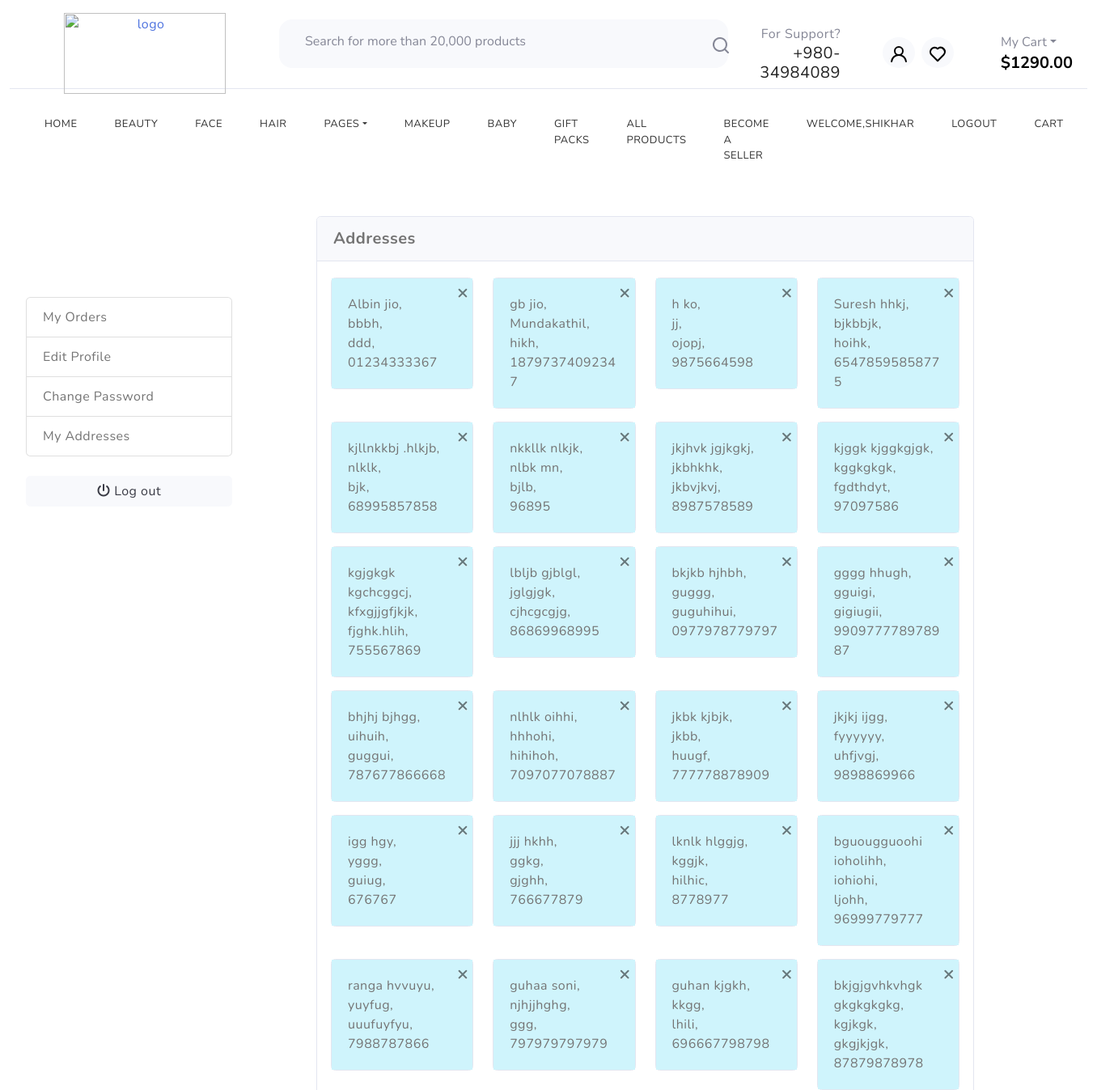
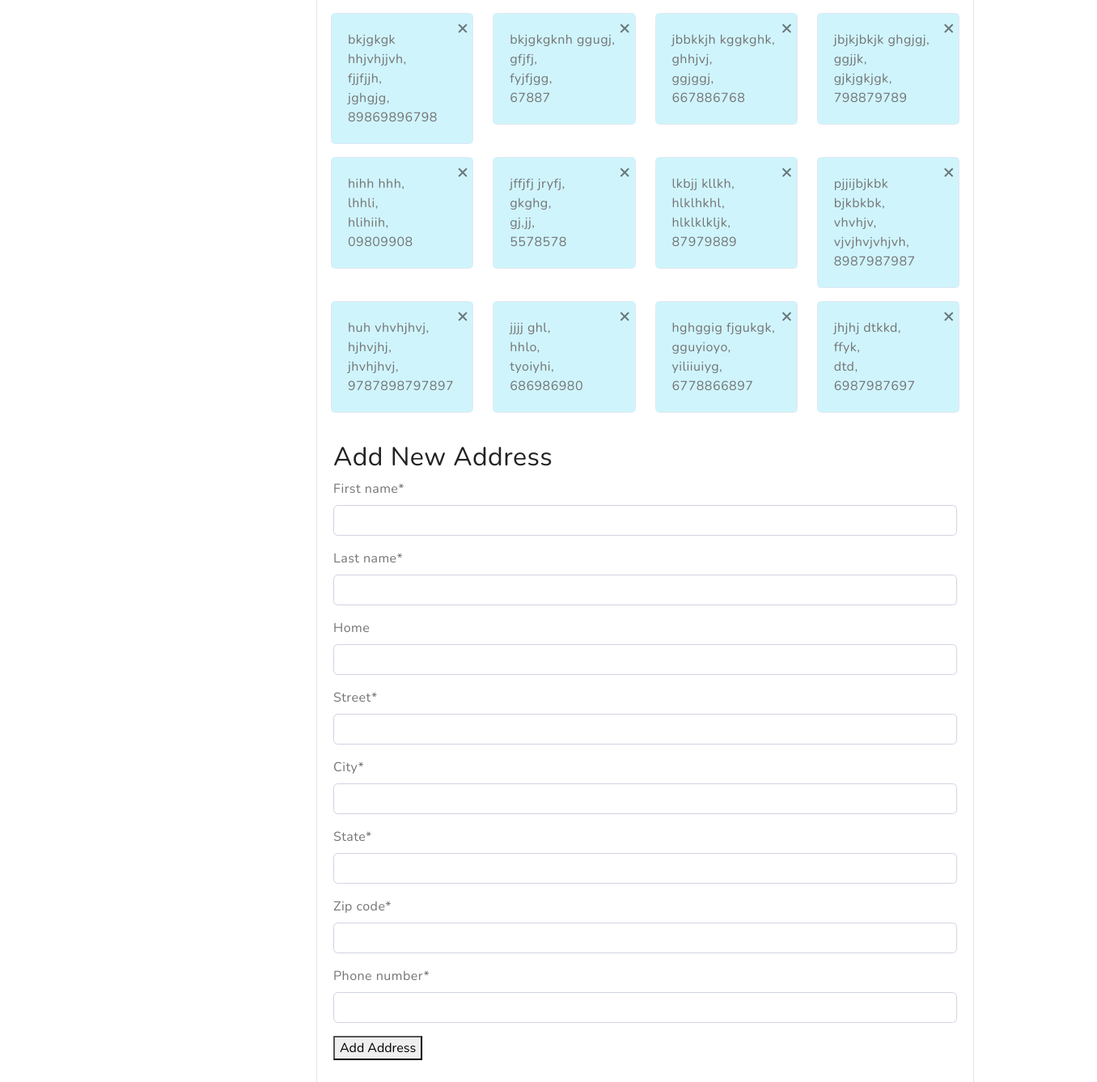
The app's page /address/ (signed in) with its own data (2 pictures, top to bottom).
### Home/models.py (models this page shows, shortened)
class CustomUser(AbstractUser):
    is_customer = models.BooleanField(default=False)
    is_seller = models.BooleanField(default=False)
    class Meta:
        unique_together = ('username', 'email')

class Address(models.Model):
    user = models.ForeignKey(CustomUser, on_delete=models.CASCADE)
    first_name = models.CharField(max_length=50, default='')
    last_name = models.CharField(max_length=50,default='')
    phone_number = models.CharField(max_length=15,default='')
    home = models.CharField(max_length=55, blank=True)
    street = models.CharField(max_length=255)
    city = models.CharField(max_length=50)
    state = models.CharField(max_length=50)
    zip_code = models.CharField(max_length=10)
    class Meta:
        unique_together = ('user', 'street', 'city', 'state', 'zip_code')

### Home/views.py (the view, shortened to what this page needs)
# urls.py: path('address/',views.address,name="address"),
def address(request):
    addresses = Address.objects.filter(user=request.user)
    form = AddressForm()
    return render(request, 'address.html', {'addresses': addresses, 'form': form})

### Home/forms.py
class AddressForm(forms.ModelForm):
    class Meta:
        model = Address
        fields = ['first_name','last_name','home', 'street', 'city', 'state', 'zip_code','phone_number']

### templates/address.html (shortened to what this page needs)
{% extends 'base.html' %}
{% load static %}
{% block content %}
<head>
    <link href="{% static 'vendor/fontawesome-free/css/all.min.css' %}" rel="stylesheet" type="text/css">
    <link href="{% static 'css/sb-admin-2.min.css' %}" rel="stylesheet">
    <link href="{% static 'vendor/datatables/dataTables.bootstrap4.min.css' %}" rel="stylesheet">
</head>
<section class="section-conten padding-y bg" style="padding-top: 30px;">
    <div class="container">
        <div class="row">
            {% include 'includes/dashboard_sidebar.html' %}
            <main class="col-md-9">
                <article class="card" >
                    <header class="card-header">
                        <strong class="d-inline-block mr-3" style="font-size: 1.25rem;">Addresses</strong>
                    </header>
                    <div class="row" style="margin-top: 20px;margin-left: 5px; margin-right: 5px;">
                        {% for address in addresses %}
                        <div class="col-md-3 mb-3">
                            <div class="card" style="max-width:14rem; position: relative;">
                                <div class="card-body bg-info-subtle">
                                    <a href="{% url 'delete_address' address.id %}"><button type="button" class="close" aria-label="Close" style="position: absolute; top: 5px; right: 5px;">
                                        <span aria-hidden="true">&times;</span>
                                    </button></a>
                                    <ul style="padding-left: 0; margin-bottom: 0;">
                                        <li style="list-style: none;">
                                            {{ address.first_name }} {{ address.last_name }},</br>
                                            {{ address.home }},</br>
                                            {{ address.city }},</br>
                                            {{ address.phone_number }}
                                        </li>
                                    </ul>
                                </div>
                            </div>
                        </div>
                        {% endfor %}
                    </div>
                    <div class="card-body">
                        <div class="row">
                            <div class="col-md-12">
                                    <h2>Add New Address</h2>
                                        <form method="post">
                                        {% load crispy_forms_tags %}
                                        {{ form|crispy }}
                                            <button type="submit">Add Address</button>
                                        </form>
                            </div>
                        </div>
                    </div>
                </article>
            </main>
        </div>
    </div>
</section>
{% endblock %}

### templates/base.html (shortened to what this page needs)
{% load static %}
<head>
    <link rel="stylesheet" href="https://cdnjs.cloudflare.com/ajax/libs/font-awesome/6.5.2/css/all.min.css" />
    <link rel="stylesheet" href="https://cdn.jsdelivr.net/npm/swiper@9/swiper-bundle.min.css">
    <link href="https://cdn.jsdelivr.net/npm/bootstrap@5.3.0-alpha3/dist/css/bootstrap.min.css" rel="stylesheet">
    <link rel="stylesheet" href="css/style.css">
    <link rel="stylesheet" href="https://cdn.datatables.net/1.11.6/css/jquery.dataTables.min.css">
</head>
<body>
<header>
    <div class="container-fluid">
      <div class="row py-3 border-bottom" style="height:110px;">
        <div class="col-sm-4 col-lg-3 text-center text-sm-start">
          <div class="main-logo">
            <a href="{% url "index" %}">
              <img src="{% static 'assets/logo1.png' %}" alt="logo" class="img-fluid" style="height:100px;width:200px">
            </a>
          </div>
        </div>
        <div class="col-sm-6 offset-sm-2 offset-md-0 col-lg-5 d-none d-lg-block" >
          <div class="search-bar row bg-light p-2 my-2 rounded-4" style="height:60px;align-items:center">
            <div class="col-11 col-md-7">
              <form id="search-form" class="text-center" action="index.html" method="post">
                <input type="text" class="form-control border-0 bg-transparent" style="width:550px;" placeholder="Search for more than 20,000 products" />
              </form>
            </div>
            <div class="col-3">
              <svg xmlns="http://www.w3.org/2000/svg" width="24" height="24" viewBox="0 0 24 24" style="margin-left:200px;margin-top:-6px"><path fill="currentColor" d="M21.71 20.29L18 16.61A9 9 0 1 0 16.61 18l3.68 3.68a1 1 0 0 0 1.42 0a1 1 0 0 0 0-1.39ZM11 18a7 7 0 1 1 7-7a7 7 0 0 1-7 7Z"/></svg>
            </div>
          </div>
        </div>
        <div class="col-sm-8 col-lg-4 d-flex justify-content-end gap-5 align-items-center mt-4 mt-sm-0 justify-content-center justify-content-sm-end">
          <div class="support-box text-end d-none d-xl-block">
            <span class="fs-6 text-muted">For Support?</span>
            <h5 class="mb-0">+980-34984089</h5>
          </div>
          <ul class="d-flex justify-content-end list-unstyled m-0">
            {% if request.user.is_authenticated %}
            <li>
              <a href="{% url 'edit_profile' %}" class="rounded-circle bg-light p-2 mx-1">
                <svg width="24" height="24" viewBox="0 0 24 24" style="color:black;"><use xlink:href="#user"></use></svg>
              </a>
            </li>
            {% else %}
            <li>
              <a href="{% url 'customer_login' %}" class="rounded-circle bg-light p-2 mx-1">
                <svg width="24" height="24" viewBox="0 0 24 24" style="color:black;"><use xlink:href="#user"></use></svg>
              </a>
            </li>
            {% endif %}
            <li>
              <a href="#" class="rounded-circle bg-light p-2 mx-1">
                <svg width="24" height="24" viewBox="0 0 24 24" style="color:black;"><use xlink:href="#heart"></use></svg>
              </a>
            </li>
          </ul>
          <div class="cart text-end d-none d-lg-block dropdown">
            <button class="border-0 bg-transparent d-flex flex-column gap-2 lh-1" type="button" data-bs-toggle="offcanvas" data-bs-target="#offcanvasCart" aria-controls="offcanvasCart">
              <span class="fs-6 text-muted dropdown-toggle">My Cart</span>
              <span class="cart-total fs-5 fw-bold">$1290.00</span>
            </button>
          </div>
        </div>
      </div>
    </div>
    <div class="container-fluid">
      <div class="row py-3">
        <div class="d-flex  justify-content-center justify-content-sm-between align-items-center">
          <nav class="main-menu d-flex navbar navbar-expand-lg">
            <div class="offcanvas offcanvas-end" tabindex="-1" id="offcanvasNavbar" aria-labelledby="offcanvasNavbarLabel">
              <div class="offcanvas-body d-flex justify-content-center">
                <ul class="navbar-nav justify-content-end menu-list list-unstyled d-flex gap-md-3 mb-0" style=" margin: 0 auto;">
                  <li class="nav-item active">
                    <a href="#women" class="nav-link">Home</a>
                  </li>
                  <li class="nav-item dropdown">
                    <a href="#men" class="nav-link">Beauty</a>
                  </li>
                  <li class="nav-item">
                    <a href="#kids" class="nav-link">Face</a>
                  </li>
                  <li class="nav-item">
                    <a href="#accessories" class="nav-link">Hair</a>
                  </li>
                  <li class="nav-item dropdown">
                    <a class="nav-link dropdown-toggle" role="button" id="pages" data-bs-toggle="dropdown" aria-expanded="false">Pages</a>
                  </li>
                  <li class="nav-item">
                    <a href="#accessories" class="nav-link">Makeup</a>
                  </li>
                  <li class="nav-item">
                    <a href="#accessories" class="nav-link">Baby</a>
                  </li>
                  <li class="nav-item">
                    <a href="#accessories" class="nav-link">Gift Packs</a>
                  </li>
                  <li class="nav-item">
                    <a href="#brand" class="nav-link">All Products</a>
                  </li>
                  <li class="nav-item">
                    <a href="{%url 'seller_login' %}" class="nav-link">Become a seller</a>
                  </li>
                  {% if request.user.is_authenticated %}
                  <li class="nav-item">
                    <a href="#brand" class="nav-link">welcome,{{ request.user.username }}</a>
                  </li>
                  <li class="nav-item">
                    <a href="{% url 'logout' %}" class="nav-link">Logout</a>
                  </li>
                  <li class="nav-item">
                    <a href="{% url 'cart' %}" class="nav-link">Cart</a>
                  </li>
                  {% endif %}
                </ul>
              </div>
            </div>
          </nav>
        </div>
      </div>
    </div>
  </header>
{% block content %}{% endblock content %}
</body>

### static/css/style.css (style rules this page uses)
body { --bs-link-color: #333; --bs-link-hover-color:#333; --bs-link-color-rgb: 40,40,40; --bs-link-hover-color-rgb: 0,0,0; --bs-light-rgb: 248, 248, 248; --bs-font-sans-serif: "Open Sans", sans-serif; --bs-body-font-family: var(--bs-font-sans-serif); --bs-body-font-size: 1rem; --bs-body-font-weight: 400; --bs-body-line-height: 2; --bs-body-color: #747474; --bs-primary: #FFC43F; --bs-primary-rgb: 255, 196, 63; --bs-success: #a3be4c; --bs-success-rgb: 163, 190, 76; --bs-primary-bg-subtle: #FFF9EB; --bs-success-bg-subtle: #eef5e5; --bs-border-color: #F7F7F7; --bs-secondary-rgb: 230, 243, 251; --bs-danger-rgb: 249, 235, 231; --bs-warning-rgb: 255, 249, 235; --bs-info-rgb: 230, 243, 250; }
body { letter-spacing: 0.03em; }
h1,h2,h3,h4,h5,h6 { font-family: var(--heading-font); color: var(--dark-color); font-weight: 700; }
.container, .container-fluid, .container-lg, .container-md, .container-sm, .container-xl, .container-xxl { --bs-gutter-x: 3rem; }
.container-fluid { max-width: 1600px; }

### templates/base.html (style rules this page uses)
.offcanvas-body ul.menu-list { margin: 0 auto; }
.offcanvas-body ul.menu-list li.nav-item a.nav-link { font-size: small; color: #333; text-transform: uppercase; padding: 10px 15px; border-radius: 5px; transition: background-color 0.3s ease; }

### records on screen
CustomUser: user.username "SHIKHAR"
Address: first_name "Albin", last_name "jio", home "bbbh", city "ddd", phone_number "01234333367"
Address: first_name "gb", last_name "jio", home "Mundakathil", city "hikh", phone_number "18797374092347"
Address: first_name "h", last_name "ko", home "jj", city "ojopj", phone_number "9875664598"
Address: first_name "Suresh", last_name "hhkj", home "bjkbbjk", city "hoihk", phone_number "65478595858775"
Address: first_name "kjllnkkbj", last_name ".hlkjb", home "nlklk", city "bjk", phone_number "68995857858"
Address: first_name "nkkllk", last_name "nlkjk", home "nlbk mn", city "bjlb", phone_number "96895"
Address: first_name "jkjhvk", last_name "jgjkgkj", home "jkbhkhk", city "jkbvjkvj", phone_number "8987578589"
Address: first_name "kjggk", last_name "kjggkgjgk", home "kggkgkgk", city "fgdthdyt", phone_number "97097586"
Address: first_name "kgjgkgk", last_name "kgchcggcj", home "kfxgjjgfjkjk", city "fjghk.hlih", phone_number "755567869"
Address: first_name "lbljb", last_name "gjblgl", home "jglgjgk", city "cjhcgcgjg", phone_number "86869968995"
Address: first_name "bkjkb", last_name "hjhbh", home "guggg", city "guguhihui", phone_number "0977978779797"
Address: first_name "gggg", last_name "hhugh", home "gguigi", city "gigiugii", phone_number "990977778978987"
Address: first_name "bhjhj", last_name "bjhgg", home "uihuih", city "guggui", phone_number "787677866668"
Address: first_name "nlhlk", last_name "oihhi", home "hhhohi", city "hihihoh", phone_number "7097077078887"
Address: first_name "jkbk", last_name "kjbjk", home "jkbb", city "huugf", phone_number "777778878909"
Address: first_name "jkjkj", last_name "ijgg", home "fyyyyyy", city "uhfjvgj", phone_number "9898869966"
Address: first_name "igg", last_name "hgy", home "yggg", city "guiug", phone_number "676767"
Address: first_name "jjj", last_name "hkhh", home "ggkg", city "gjghh", phone_number "766677879"
Address: first_name "lknlk", last_name "hlggjg", home "kggjk", city "hilhic", phone_number "8778977"
Address: first_name "bguougguoohi", last_name "ioholihh", home "iohiohi", city "ljohh", phone_number "96999779777"
Address: first_name "ranga", last_name "hvvuyu", home "yuyfug", city "uuufuyfyu", phone_number "7988787866"
Address: first_name "guhaa", last_name "soni", home "njhjjhghg", city "ggg", phone_number "797979797979"
Address: first_name "guhan", last_name "kjgkh", home "kkgg", city "lhili", phone_number "696667798798"
Address: first_name "bkjgjgvhkvhgk", last_name "gkgkgkgkg", home "kgjkgk", city "gkgjkjgk", phone_number "87879878978"
Address: first_name "bkjgkgk", last_name "hhjvhjjvh", home "fjjfjjh", city "jghgjg", phone_number "89869896798"
Address: first_name "bkjgkgknh", last_name "ggugj", home "gfjfj", city "fyjfjgg", phone_number "67887"
Address: first_name "jbbkkjh", last_name "kggkghk", home "ghhjvj", city "ggjggj", phone_number "667886768"
Address: first_name "jbjkjbkjk", last_name "ghgjgj", home "ggjjk", city "gjkjgkjgk", phone_number "798879789"
Address: first_name "hihh", last_name "hhh", home "lhhli", city "hlihiih", phone_number "09809908"
Address: first_name "jffjfj", last_name "jryfj", home "gkghg", city "gj,jj", phone_number "5578578"
Address: first_name "lkbjj", last_name "kllkh", home "hlklhkhl", city "hlklklkljk", phone_number "87979889"
Address: first_name "pjjijbjkbk", last_name "bjkbkbk", home "vhvhjv", city "vjvjhvjvhjvh", phone_number "8987987987"
Address: first_name "huh", last_name "vhvhjhvj", home "hjhvjhj", city "jhvhjhvj", phone_number "9787898797897"
Address: first_name "jjjj", last_name "ghl", home "hhlo", city "tyoiyhi", phone_number "686986980"
Address: first_name "hghggig", last_name "fjgukgk", home "gguyioyo", city "yiliiuiyg", phone_number "6778866897"
Address: first_name "jhjhj", last_name "dtkkd", home "ffyk", city "dtd", phone_number "6987987697"
